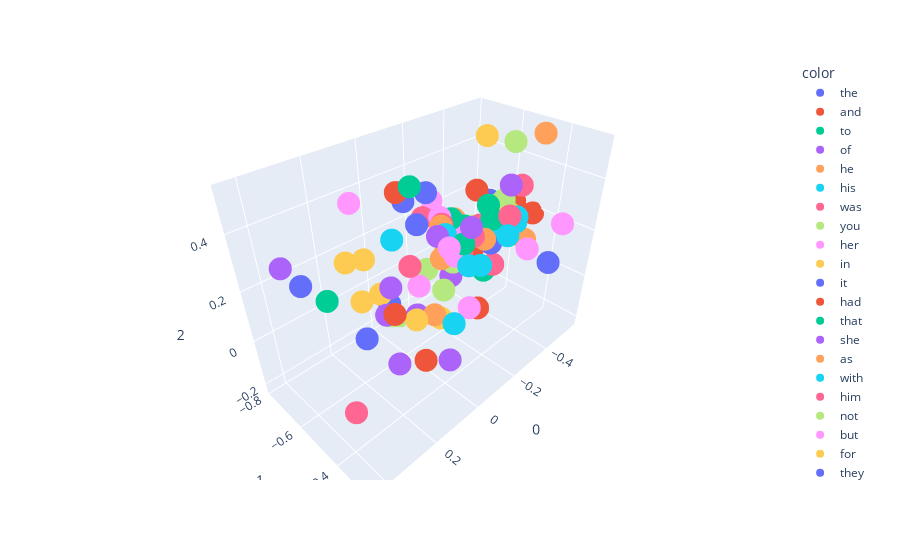

The code cell stored with this chart in its notebook:
### Code cell
pca_1 = PCA(n_components=3)
X_1 = pca_1.fit_transform(model.wv.get_normed_vectors())
import plotly.express as px
fig = px.scatter_3d(X_1[:100], x = 0, y = 1, z = 2, color=model.wv.index_to_key[:100])
fig.show()

### Figure 1 — Plotly figure (JSON) as saved in the notebook; plotly's stock layout.template omitted (floating-point values rounded to 4 significant figures)
{"data": [{"hovertemplate": "color=the<br>0=%{x}<br>1=%{y}<br>2=%{z}<extra></extra>", "legendgroup": "the", "marker": {"color": "#636efa", "symbol": "circle"}, "mode": "markers", "name": "the", "scene": "scene", "showlegend": true, "type": "scatter3d", "x": [0.1742], "y": [-0.6023], "z": [-0.0488]}, {"hovertemplate": "color=and<br>0=%{x}<br>1=%{y}<br>2=%{z}<extra></extra>", "legendgroup": "and", "marker": {"color": "#EF553B", "symbol": "circle"}, "mode": "markers", "name": "and", "scene": "scene", "showlegend": true, "type": "scatter3d", "x": [0.1571], "y": [-0.3343], "z": [0.0294]}, {"hovertemplate": "color=to<br>0=%{x}<br>1=%{y}<br>2=%{z}<extra></extra>", "legendgroup": "to", "marker": {"color": "#00cc96", "symbol": "circle"}, "mode": "markers", "name": "to", "scene": "scene", "showlegend": true, "type": "scatter3d", "x": [-0.2724], "y": [-0.578], "z": [0.2165]}, {"hovertemplate": "color=of<br>0=%{x}<br>1=%{y}<br>2=%{z}<extra></extra>", "legendgroup": "of", "marker": {"color": "#ab63fa", "symbol": "circle"}, "mode": "markers", "name": "of", "scene": "scene", "showlegend": true, "type": "scatter3d", "x": [0.006361], "y": [-0.3745], "z": [-0.1054]}, {"hovertemplate": "color=he<br>0=%{x}<br>1=%{y}<br>2=%{z}<extra></extra>", "legendgroup": "he", "marker": {"color": "#FFA15A", "symbol": "circle"}, "mode": "markers", "name": "he", "scene": "scene", "showlegend": true, "type": "scatter3d", "x": [-0.1098], "y": [-0.5362], "z": [0.2999]}, {"hovertemplate": "color=his<br>0=%{x}<br>1=%{y}<br>2=%{z}<extra></extra>", "legendgroup": "his", "marker": {"color": "#19d3f3", "symbol": "circle"}, "mode": "markers", "name": "his", "scene": "scene", "showlegend": true, "type": "scatter3d", "x": [0.03736], "y": [-0.2866], "z": [0.3391]}, {"hovertemplate": "color=was<br>0=%{x}<br>1=%{y}<br>2=%{z}<extra></extra>", "legendgroup": "was", "marker": {"color": "#FF6692", "symbol": "circle"}, "mode": "markers", "name": "was", "scene": "scene", "showlegend": true, "type": "scatter3d", "x": [-0.09807], "y": [-0.3885], "z": [0.3292]}, {"hovertemplate": "color=you<br>0=%{x}<br>1=%{y}<br>2=%{z}<extra></extra>", "legendgroup": "you", "marker": {"color": "#B6E880", "symbol": "circle"}, "mode": "markers", "name": "you", "scene": "scene", "showlegend": true, "type": "scatter3d", "x": [-0.5417], "y": [-0.6144], "z": [0.1715]}, {"hovertemplate": "color=her<br>0=%{x}<br>1=%{y}<br>2=%{z}<extra></extra>", "legendgroup": "her", "marker": {"color": "#FF97FF", "symbol": "circle"}, "mode": "markers", "name": "her", "scene": "scene", "showlegend": true, "type": "scatter3d", "x": [0.006536], "y": [-0.3893], "z": [0.3361]}, {"hovertemplate": "color=in<br>0=%{x}<br>1=%{y}<br>2=%{z}<extra></extra>", "legendgroup": "in", "marker": {"color": "#FECB52", "symbol": "circle"}, "mode": "markers", "name": "in", "scene": "scene", "showlegend": true, "type": "scatter3d", "x": [0.09362], "y": [-0.4406], "z": [0.0848]}, {"hovertemplate": "color=it<br>0=%{x}<br>1=%{y}<br>2=%{z}<extra></extra>", "legendgroup": "it", "marker": {"color": "#636efa", "symbol": "circle"}, "mode": "markers", "name": "it", "scene": "scene", "showlegend": true, "type": "scatter3d", "x": [-0.08768], "y": [-0.6272], "z": [0.277]}, {"hovertemplate": "color=had<br>0=%{x}<br>1=%{y}<br>2=%{z}<extra></extra>", "legendgroup": "had", "marker": {"color": "#EF553B", "symbol": "circle"}, "mode": "markers", "name": "had", "scene": "scene", "showlegend": true, "type": "scatter3d", "x": [-0.1251], "y": [-0.5144], "z": [0.1946]}, {"hovertemplate": "color=that<br>0=%{x}<br>1=%{y}<br>2=%{z}<extra></extra>", "legendgroup": "that", "marker": {"color": "#00cc96", "symbol": "circle"}, "mode": "markers", "name": "that", "scene": "scene", "showlegend": true, "type": "scatter3d", "x": [-0.3059], "y": [-0.604], "z": [0.1301]}, {"hovertemplate": "color=she<br>0=%{x}<br>1=%{y}<br>2=%{z}<extra></extra>", "legendgroup": "she", "marker": {"color": "#ab63fa", "symbol": "circle"}, "mode": "markers", "name": "she", "scene": "scene", "showlegend": true, "type": "scatter3d", "x": [-0.06224], "y": [-0.5042], "z": [0.2956]}, {"hovertemplate": "color=as<br>0=%{x}<br>1=%{y}<br>2=%{z}<extra></extra>", "legendgroup": "as", "marker": {"color": "#FFA15A", "symbol": "circle"}, "mode": "markers", "name": "as", "scene": "scene", "showlegend": true, "type": "scatter3d", "x": [-0.02364], "y": [-0.449], "z": [0.2562]}, {"hovertemplate": "color=with<br>0=%{x}<br>1=%{y}<br>2=%{z}<extra></extra>", "legendgroup": "with", "marker": {"color": "#19d3f3", "symbol": "circle"}, "mode": "markers", "name": "with", "scene": "scene", "showlegend": true, "type": "scatter3d", "x": [0.1162], "y": [-0.2628], "z": [0.1937]}, {"hovertemplate": "color=him<br>0=%{x}<br>1=%{y}<br>2=%{z}<extra></extra>", "legendgroup": "him", "marker": {"color": "#FF6692", "symbol": "circle"}, "mode": "markers", "name": "him", "scene": "scene", "showlegend": true, "type": "scatter3d", "x": [-0.1206], "y": [-0.5424], "z": [0.3001]}, {"hovertemplate": "color=not<br>0=%{x}<br>1=%{y}<br>2=%{z}<extra></extra>", "legendgroup": "not", "marker": {"color": "#B6E880", "symbol": "circle"}, "mode": "markers", "name": "not", "scene": "scene", "showlegend": true, "type": "scatter3d", "x": [-0.4416], "y": [-0.5755], "z": [0.2365]}, {"hovertemplate": "color=but<br>0=%{x}<br>1=%{y}<br>2=%{z}<extra></extra>", "legendgroup": "but", "marker": {"color": "#FF97FF", "symbol": "circle"}, "mode": "markers", "name": "but", "scene": "scene", "showlegend": true, "type": "scatter3d", "x": [-0.2372], "y": [-0.5833], "z": [0.1934]}, {"hovertemplate": "color=for<br>0=%{x}<br>1=%{y}<br>2=%{z}<extra></extra>", "legendgroup": "for", "marker": {"color": "#FECB52", "symbol": "circle"}, "mode": "markers", "name": "for", "scene": "scene", "showlegend": true, "type": "scatter3d", "x": [-0.4308], "y": [-0.5364], "z": [0.1988]}, {"hovertemplate": "color=they<br>0=%{x}<br>1=%{y}<br>2=%{z}<extra></extra>", "legendgroup": "they", "marker": {"color": "#636efa", "symbol": "circle"}, "mode": "markers", "name": "they", "scene": "scene", "showlegend": true, "type": "scatter3d", "x": [-0.01595], "y": [-0.7066], "z": [-0.06801]}, {"hovertemplate": "color=is<br>0=%{x}<br>1=%{y}<br>2=%{z}<extra></extra>", "legendgroup": "is", "marker": {"color": "#EF553B", "symbol": "circle"}, "mode": "markers", "name": "is", "scene": "scene", "showlegend": true, "type": "scatter3d", "x": [-0.5684], "y": [-0.4924], "z": [0.1869]}, {"hovertemplate": "color=at<br>0=%{x}<br>1=%{y}<br>2=%{z}<extra></extra>", "legendgroup": "at", "marker": {"color": "#00cc96", "symbol": "circle"}, "mode": "markers", "name": "at", "scene": "scene", "showlegend": true, "type": "scatter3d", "x": [-0.0496], "y": [-0.3833], "z": [0.3275]}, {"hovertemplate": "color=on<br>0=%{x}<br>1=%{y}<br>2=%{z}<extra></extra>", "legendgroup": "on", "marker": {"color": "#ab63fa", "symbol": "circle"}, "mode": "markers", "name": "on", "scene": "scene", "showlegend": true, "type": "scatter3d", "x": [0.1804], "y": [-0.4517], "z": [0.2514]}, {"hovertemplate": "color=said<br>0=%{x}<br>1=%{y}<br>2=%{z}<extra></extra>", "legendgroup": "said", "marker": {"color": "#FFA15A", "symbol": "circle"}, "mode": "markers", "name": "said", "scene": "scene", "showlegend": true, "type": "scatter3d", "x": [-0.5422], "y": [-0.4626], "z": [0.5152]}, {"hovertemplate": "color=my<br>0=%{x}<br>1=%{y}<br>2=%{z}<extra></extra>", "legendgroup": "my", "marker": {"color": "#19d3f3", "symbol": "circle"}, "mode": "markers", "name": "my", "scene": "scene", "showlegend": true, "type": "scatter3d", "x": [-0.4833], "y": [-0.5034], "z": [0.1992]}, {"hovertemplate": "color=have<br>0=%{x}<br>1=%{y}<br>2=%{z}<extra></extra>", "legendgroup": "have", "marker": {"color": "#FF6692", "symbol": "circle"}, "mode": "markers", "name": "have", "scene": "scene", "showlegend": true, "type": "scatter3d", "x": [-0.4066], "y": [-0.6166], "z": [0.149]}, {"hovertemplate": "color=be<br>0=%{x}<br>1=%{y}<br>2=%{z}<extra></extra>", "legendgroup": "be", "marker": {"color": "#B6E880", "symbol": "circle"}, "mode": "markers", "name": "be", "scene": "scene", "showlegend": true, "type": "scatter3d", "x": [-0.3934], "y": [-0.6423], "z": [0.1387]}, {"hovertemplate": "color=lord<br>0=%{x}<br>1=%{y}<br>2=%{z}<extra></extra>", "legendgroup": "lord", "marker": {"color": "#FF97FF", "symbol": "circle"}, "mode": "markers", "name": "lord", "scene": "scene", "showlegend": true, "type": "scatter3d", "x": [-0.4695], "y": [-0.4326], "z": [0.09569]}, {"hovertemplate": "color=them<br>0=%{x}<br>1=%{y}<br>2=%{z}<extra></extra>", "legendgroup": "them", "marker": {"color": "#FECB52", "symbol": "circle"}, "mode": "markers", "name": "them", "scene": "scene", "showlegend": true, "type": "scatter3d", "x": [0.0175], "y": [-0.714], "z": [-0.005619]}, {"hovertemplate": "color=no<br>0=%{x}<br>1=%{y}<br>2=%{z}<extra></extra>", "legendgroup": "no", "marker": {"color": "#636efa", "symbol": "circle"}, "mode": "markers", "name": "no", "scene": "scene", "showlegend": true, "type": "scatter3d", "x": [-0.3838], "y": [-0.5403], "z": [0.1116]}, {"hovertemplate": "color=from<br>0=%{x}<br>1=%{y}<br>2=%{z}<extra></extra>", "legendgroup": "from", "marker": {"color": "#EF553B", "symbol": "circle"}, "mode": "markers", "name": "from", "scene": "scene", "showlegend": true, "type": "scatter3d", "x": [0.1855], "y": [-0.4333], "z": [0.1666]}, {"hovertemplate": "color=would<br>0=%{x}<br>1=%{y}<br>2=%{z}<extra></extra>", "legendgroup": "would", "marker": {"color": "#00cc96", "symbol": "circle"}, "mode": "markers", "name": "would", "scene": "scene", "showlegend": true, "type": "scatter3d", "x": [-0.3827], "y": [-0.5621], "z": [0.2635]}, {"hovertemplate": "color=were<br>0=%{x}<br>1=%{y}<br>2=%{z}<extra></extra>", "legendgroup": "were", "marker": {"color": "#ab63fa", "symbol": "circle"}, "mode": "markers", "name": "were", "scene": "scene", "showlegend": true, "type": "scatter3d", "x": [0.03135], "y": [-0.5043], "z": [0.02994]}, {"hovertemplate": "color=me<br>0=%{x}<br>1=%{y}<br>2=%{z}<extra></extra>", "legendgroup": "me", "marker": {"color": "#FFA15A", "symbol": "circle"}, "mode": "markers", "name": "me", "scene": "scene", "showlegend": true, "type": "scatter3d", "x": [-0.503], "y": [-0.5818], "z": [0.2158]}, {"hovertemplate": "color=your<br>0=%{x}<br>1=%{y}<br>2=%{z}<extra></extra>", "legendgroup": "your", "marker": {"color": "#19d3f3", "symbol": "circle"}, "mode": "markers", "name": "your", "scene": "scene", "showlegend": true, "type": "scatter3d", "x": [-0.4543], "y": [-0.4863], "z": [0.1956]}, {"hovertemplate": "color=one<br>0=%{x}<br>1=%{y}<br>2=%{z}<extra></extra>", "legendgroup": "one", "marker": {"color": "#FF6692", "symbol": "circle"}, "mode": "markers", "name": "one", "scene": "scene", "showlegend": true, "type": "scatter3d", "x": [-0.03006], "y": [-0.6024], "z": [0.1483]}, {"hovertemplate": "color=all<br>0=%{x}<br>1=%{y}<br>2=%{z}<extra></extra>", "legendgroup": "all", "marker": {"color": "#B6E880", "symbol": "circle"}, "mode": "markers", "name": "all", "scene": "scene", "showlegend": true, "type": "scatter3d", "x": [-0.1971], "y": [-0.6932], "z": [0.00779]}, {"hovertemplate": "color=when<br>0=%{x}<br>1=%{y}<br>2=%{z}<extra></extra>", "legendgroup": "when", "marker": {"color": "#FF97FF", "symbol": "circle"}, "mode": "markers", "name": "when", "scene": "scene", "showlegend": true, "type": "scatter3d", "x": [-0.1305], "y": [-0.5614], "z": [0.3143]}, {"hovertemplate": "color=will<br>0=%{x}<br>1=%{y}<br>2=%{z}<extra></extra>", "legendgroup": "will", "marker": {"color": "#FECB52", "symbol": "circle"}, "mode": "markers", "name": "will", "scene": "scene", "showlegend": true, "type": "scatter3d", "x": [-0.483], "y": [-0.5371], "z": [0.2015]}, {"hovertemplate": "color=ser<br>0=%{x}<br>1=%{y}<br>2=%{z}<extra></extra>", "legendgroup": "ser", "marker": {"color": "#636efa", "symbol": "circle"}, "mode": "markers", "name": "ser", "scene": "scene", "showlegend": true, "type": "scatter3d", "x": [-0.3771], "y": [-0.2841], "z": [0.1505]}, {"hovertemplate": "color=if<br>0=%{x}<br>1=%{y}<br>2=%{z}<extra></extra>", "legendgroup": "if", "marker": {"color": "#EF553B", "symbol": "circle"}, "mode": "markers", "name": "if", "scene": "scene", "showlegend": true, "type": "scatter3d", "x": [-0.4027], "y": [-0.6365], "z": [0.2905]}, {"hovertemplate": "color=so<br>0=%{x}<br>1=%{y}<br>2=%{z}<extra></extra>", "legendgroup": "so", "marker": {"color": "#00cc96", "symbol": "circle"}, "mode": "markers", "name": "so", "scene": "scene", "showlegend": true, "type": "scatter3d", "x": [-0.1837], "y": [-0.5607], "z": [0.288]}, {"hovertemplate": "color=their<br>0=%{x}<br>1=%{y}<br>2=%{z}<extra></extra>", "legendgroup": "their", "marker": {"color": "#ab63fa", "symbol": "circle"}, "mode": "markers", "name": "their", "scene": "scene", "showlegend": true, "type": "scatter3d", "x": [0.08329], "y": [-0.5465], "z": [-0.1936]}, {"hovertemplate": "color=we<br>0=%{x}<br>1=%{y}<br>2=%{z}<extra></extra>", "legendgroup": "we", "marker": {"color": "#FFA15A", "symbol": "circle"}, "mode": "markers", "name": "we", "scene": "scene", "showlegend": true, "type": "scatter3d", "x": [-0.3541], "y": [-0.7445], "z": [-0.01214]}, {"hovertemplate": "color=could<br>0=%{x}<br>1=%{y}<br>2=%{z}<extra></extra>", "legendgroup": "could", "marker": {"color": "#19d3f3", "symbol": "circle"}, "mode": "markers", "name": "could", "scene": "scene", "showlegend": true, "type": "scatter3d", "x": [-0.0897], "y": [-0.4968], "z": [0.2939]}, {"hovertemplate": "color=are<br>0=%{x}<br>1=%{y}<br>2=%{z}<extra></extra>", "legendgroup": "are", "marker": {"color": "#FF6692", "symbol": "circle"}, "mode": "markers", "name": "are", "scene": "scene", "showlegend": true, "type": "scatter3d", "x": [-0.4073], "y": [-0.54], "z": [0.003729]}, {"hovertemplate": "color=man<br>0=%{x}<br>1=%{y}<br>2=%{z}<extra></extra>", "legendgroup": "man", "marker": {"color": "#B6E880", "symbol": "circle"}, "mode": "markers", "name": "man", "scene": "scene", "showlegend": true, "type": "scatter3d", "x": [-0.1264], "y": [-0.4938], "z": [0.1719]}, {"hovertemplate": "color=there<br>0=%{x}<br>1=%{y}<br>2=%{z}<extra></extra>", "legendgroup": "there", "marker": {"color": "#FF97FF", "symbol": "circle"}, "mode": "markers", "name": "there", "scene": "scene", "showlegend": true, "type": "scatter3d", "x": [-0.08861], "y": [-0.6222], "z": [0.02339]}, {"hovertemplate": "color=this<br>0=%{x}<br>1=%{y}<br>2=%{z}<extra></extra>", "legendgroup": "this", "marker": {"color": "#FECB52", "symbol": "circle"}, "mode": "markers", "name": "this", "scene": "scene", "showlegend": true, "type": "scatter3d", "x": [-0.4146], "y": [-0.6229], "z": [0.1351]}, {"hovertemplate": "color=up<br>0=%{x}<br>1=%{y}<br>2=%{z}<extra></extra>", "legendgroup": "up", "marker": {"color": "#636efa", "symbol": "circle"}, "mode": "markers", "name": "up", "scene": "scene", "showlegend": true, "type": "scatter3d", "x": [0.3993], "y": [-0.5592], "z": [0.3158]}, {"hovertemplate": "color=been<br>0=%{x}<br>1=%{y}<br>2=%{z}<extra></extra>", "legendgroup": "been", "marker": {"color": "#EF553B", "symbol": "circle"}, "mode": "markers", "name": "been", "scene": "scene", "showlegend": true, "type": "scatter3d", "x": [-0.1641], "y": [-0.5373], "z": [0.1587]}, {"hovertemplate": "color=what<br>0=%{x}<br>1=%{y}<br>2=%{z}<extra></extra>", "legendgroup": "what", "marker": {"color": "#00cc96", "symbol": "circle"}, "mode": "markers", "name": "what", "scene": "scene", "showlegend": true, "type": "scatter3d", "x": [-0.3746], "y": [-0.6061], "z": [0.1411]}, {"hovertemplate": "color=did<br>0=%{x}<br>1=%{y}<br>2=%{z}<extra></extra>", "legendgroup": "did", "marker": {"color": "#ab63fa", "symbol": "circle"}, "mode": "markers", "name": "did", "scene": "scene", "showlegend": true, "type": "scatter3d", "x": [-0.3588], "y": [-0.4538], "z": [0.3882]}, {"hovertemplate": "color=by<br>0=%{x}<br>1=%{y}<br>2=%{z}<extra></extra>", "legendgroup": "by", "marker": {"color": "#FFA15A", "symbol": "circle"}, "mode": "markers", "name": "by", "scene": "scene", "showlegend": true, "type": "scatter3d", "x": [-0.004843], "y": [-0.4593], "z": [0.03567]}, {"hovertemplate": "color=king<br>0=%{x}<br>1=%{y}<br>2=%{z}<extra></extra>", "legendgroup": "king", "marker": {"color": "#19d3f3", "symbol": "circle"}, "mode": "markers", "name": "king", "scene": "scene", "showlegend": true, "type": "scatter3d", "x": [-0.3923], "y": [-0.6557], "z": [0.07427]}, {"hovertemplate": "color=do<br>0=%{x}<br>1=%{y}<br>2=%{z}<extra></extra>", "legendgroup": "do", "marker": {"color": "#FF6692", "symbol": "circle"}, "mode": "markers", "name": "do", "scene": "scene", "showlegend": true, "type": "scatter3d", "x": [-0.5489], "y": [-0.5399], "z": [0.2936]}, {"hovertemplate": "color=men<br>0=%{x}<br>1=%{y}<br>2=%{z}<extra></extra>", "legendgroup": "men", "marker": {"color": "#B6E880", "symbol": "circle"}, "mode": "markers", "name": "men", "scene": "scene", "showlegend": true, "type": "scatter3d", "x": [-0.08373], "y": [-0.7639], "z": [-0.2203]}, {"hovertemplate": "color=back<br>0=%{x}<br>1=%{y}<br>2=%{z}<extra></extra>", "legendgroup": "back", "marker": {"color": "#FF97FF", "symbol": "circle"}, "mode": "markers", "name": "back", "scene": "scene", "showlegend": true, "type": "scatter3d", "x": [0.1839], "y": [-0.6108], "z": [0.4636]}, {"hovertemplate": "color=out<br>0=%{x}<br>1=%{y}<br>2=%{z}<extra></extra>", "legendgroup": "out", "marker": {"color": "#FECB52", "symbol": "circle"}, "mode": "markers", "name": "out", "scene": "scene", "showlegend": true, "type": "scatter3d", "x": [0.2488], "y": [-0.5645], "z": [0.316]}, {"hovertemplate": "color=more<br>0=%{x}<br>1=%{y}<br>2=%{z}<extra></extra>", "legendgroup": "more", "marker": {"color": "#636efa", "symbol": "circle"}, "mode": "markers", "name": "more", "scene": "scene", "showlegend": true, "type": "scatter3d", "x": [-0.2361], "y": [-0.5927], "z": [0.05999]}, {"hovertemplate": "color=or<br>0=%{x}<br>1=%{y}<br>2=%{z}<extra></extra>", "legendgroup": "or", "marker": {"color": "#EF553B", "symbol": "circle"}, "mode": "markers", "name": "or", "scene": "scene", "showlegend": true, "type": "scatter3d", "x": [-0.3301], "y": [-0.5837], "z": [0.08724]}, {"hovertemplate": "color=who<br>0=%{x}<br>1=%{y}<br>2=%{z}<extra></extra>", "legendgroup": "who", "marker": {"color": "#00cc96", "symbol": "circle"}, "mode": "markers", "name": "who", "scene": "scene", "showlegend": true, "type": "scatter3d", "x": [-0.4179], "y": [-0.5925], "z": [-0.05623]}, {"hovertemplate": "color=down<br>0=%{x}<br>1=%{y}<br>2=%{z}<extra></extra>", "legendgroup": "down", "marker": {"color": "#ab63fa", "symbol": "circle"}, "mode": "markers", "name": "down", "scene": "scene", "showlegend": true, "type": "scatter3d", "x": [0.4374], "y": [-0.5749], "z": [0.3846]}, {"hovertemplate": "color=well<br>0=%{x}<br>1=%{y}<br>2=%{z}<extra></extra>", "legendgroup": "well", "marker": {"color": "#FFA15A", "symbol": "circle"}, "mode": "markers", "name": "well", "scene": "scene", "showlegend": true, "type": "scatter3d", "x": [-0.3473], "y": [-0.6039], "z": [0.08376]}, {"hovertemplate": "color=than<br>0=%{x}<br>1=%{y}<br>2=%{z}<extra></extra>", "legendgroup": "than", "marker": {"color": "#19d3f3", "symbol": "circle"}, "mode": "markers", "name": "than", "scene": "scene", "showlegend": true, "type": "scatter3d", "x": [-0.1971], "y": [-0.4324], "z": [0.1541]}, {"hovertemplate": "color=only<br>0=%{x}<br>1=%{y}<br>2=%{z}<extra></extra>", "legendgroup": "only", "marker": {"color": "#FF6692", "symbol": "circle"}, "mode": "markers", "name": "only", "scene": "scene", "showlegend": true, "type": "scatter3d", "x": [-0.2825], "y": [-0.5944], "z": [0.08652]}, {"hovertemplate": "color=like<br>0=%{x}<br>1=%{y}<br>2=%{z}<extra></extra>", "legendgroup": "like", "marker": {"color": "#B6E880", "symbol": "circle"}, "mode": "markers", "name": "like", "scene": "scene", "showlegend": true, "type": "scatter3d", "x": [0.07662], "y": [-0.3422], "z": [0.2467]}, {"hovertemplate": "color=jon<br>0=%{x}<br>1=%{y}<br>2=%{z}<extra></extra>", "legendgroup": "jon", "marker": {"color": "#FF97FF", "symbol": "circle"}, "mode": "markers", "name": "jon", "scene": "scene", "showlegend": true, "type": "scatter3d", "x": [-0.04863], "y": [-0.4145], "z": [0.2695]}, {"hovertemplate": "color=some<br>0=%{x}<br>1=%{y}<br>2=%{z}<extra></extra>", "legendgroup": "some", "marker": {"color": "#FECB52", "symbol": "circle"}, "mode": "markers", "name": "some", "scene": "scene", "showlegend": true, "type": "scatter3d", "x": [-0.1404], "y": [-0.5618], "z": [-0.1223]}, {"hovertemplate": "color=father<br>0=%{x}<br>1=%{y}<br>2=%{z}<extra></extra>", "legendgroup": "father", "marker": {"color": "#636efa", "symbol": "circle"}, "mode": "markers", "name": "father", "scene": "scene", "showlegend": true, "type": "scatter3d", "x": [-0.4829], "y": [-0.6361], "z": [0.2202]}, {"hovertemplate": "color=old<br>0=%{x}<br>1=%{y}<br>2=%{z}<extra></extra>", "legendgroup": "old", "marker": {"color": "#EF553B", "symbol": "circle"}, "mode": "markers", "name": "old", "scene": "scene", "showlegend": true, "type": "scatter3d", "x": [-0.158], "y": [-0.4024], "z": [0.009048]}, {"hovertemplate": "color=hand<br>0=%{x}<br>1=%{y}<br>2=%{z}<extra></extra>", "legendgroup": "hand", "marker": {"color": "#00cc96", "symbol": "circle"}, "mode": "markers", "name": "hand", "scene": "scene", "showlegend": true, "type": "scatter3d", "x": [0.05165], "y": [-0.5029], "z": [0.5062]}, {"hovertemplate": "color=even<br>0=%{x}<br>1=%{y}<br>2=%{z}<extra></extra>", "legendgroup": "even", "marker": {"color": "#ab63fa", "symbol": "circle"}, "mode": "markers", "name": "even", "scene": "scene", "showlegend": true, "type": "scatter3d", "x": [-0.1734], "y": [-0.5452], "z": [0.06511]}, {"hovertemplate": "color=too<br>0=%{x}<br>1=%{y}<br>2=%{z}<extra></extra>", "legendgroup": "too", "marker": {"color": "#FFA15A", "symbol": "circle"}, "mode": "markers", "name": "too", "scene": "scene", "showlegend": true, "type": "scatter3d", "x": [-0.2466], "y": [-0.4622], "z": [0.2232]}, {"hovertemplate": "color=tyrion<br>0=%{x}<br>1=%{y}<br>2=%{z}<extra></extra>", "legendgroup": "tyrion", "marker": {"color": "#19d3f3", "symbol": "circle"}, "mode": "markers", "name": "tyrion", "scene": "scene", "showlegend": true, "type": "scatter3d", "x": [-0.1431], "y": [-0.2956], "z": [0.3531]}, {"hovertemplate": "color=before<br>0=%{x}<br>1=%{y}<br>2=%{z}<extra></extra>", "legendgroup": "before", "marker": {"color": "#FF6692", "symbol": "circle"}, "mode": "markers", "name": "before", "scene": "scene", "showlegend": true, "type": "scatter3d", "x": [-0.1336], "y": [-0.6469], "z": [0.2775]}, {"hovertemplate": "color=never<br>0=%{x}<br>1=%{y}<br>2=%{z}<extra></extra>", "legendgroup": "never", "marker": {"color": "#B6E880", "symbol": "circle"}, "mode": "markers", "name": "never", "scene": "scene", "showlegend": true, "type": "scatter3d", "x": [-0.4708], "y": [-0.5596], "z": [0.2545]}, {"hovertemplate": "color=an<br>0=%{x}<br>1=%{y}<br>2=%{z}<extra></extra>", "legendgroup": "an", "marker": {"color": "#FF97FF", "symbol": "circle"}, "mode": "markers", "name": "an", "scene": "scene", "showlegend": true, "type": "scatter3d", "x": [-0.04455], "y": [-0.3453], "z": [0.1093]}, {"hovertemplate": "color=off<br>0=%{x}<br>1=%{y}<br>2=%{z}<extra></extra>", "legendgroup": "off", "marker": {"color": "#FECB52", "symbol": "circle"}, "mode": "markers", "name": "off", "scene": "scene", "showlegend": true, "type": "scatter3d", "x": [0.3015], "y": [-0.4015], "z": [0.43]}, {"hovertemplate": "color=see<br>0=%{x}<br>1=%{y}<br>2=%{z}<extra></extra>", "legendgroup": "see", "marker": {"color": "#636efa", "symbol": "circle"}, "mode": "markers", "name": "see", "scene": "scene", "showlegend": true, "type": "scatter3d", "x": [-0.1349], "y": [-0.6318], "z": [0.3765]}, {"hovertemplate": "color=know<br>0=%{x}<br>1=%{y}<br>2=%{z}<extra></extra>", "legendgroup": "know", "marker": {"color": "#EF553B", "symbol": "circle"}, "mode": "markers", "name": "know", "scene": "scene", "showlegend": true, "type": "scatter3d", "x": [-0.551], "y": [-0.5681], "z": [0.2162]}, {"hovertemplate": "color=into<br>0=%{x}<br>1=%{y}<br>2=%{z}<extra></extra>", "legendgroup": "into", "marker": {"color": "#00cc96", "symbol": "circle"}, "mode": "markers", "name": "into", "scene": "scene", "showlegend": true, "type": "scatter3d", "x": [0.4276], "y": [-0.3859], "z": [0.38]}, {"hovertemplate": "color=made<br>0=%{x}<br>1=%{y}<br>2=%{z}<extra></extra>", "legendgroup": "made", "marker": {"color": "#ab63fa", "symbol": "circle"}, "mode": "markers", "name": "made", "scene": "scene", "showlegend": true, "type": "scatter3d", "x": [-0.03922], "y": [-0.3479], "z": [0.4025]}, {"hovertemplate": "color=now<br>0=%{x}<br>1=%{y}<br>2=%{z}<extra></extra>", "legendgroup": "now", "marker": {"color": "#FFA15A", "symbol": "circle"}, "mode": "markers", "name": "now", "scene": "scene", "showlegend": true, "type": "scatter3d", "x": [-0.3222], "y": [-0.6722], "z": [0.1876]}, {"hovertemplate": "color=eyes<br>0=%{x}<br>1=%{y}<br>2=%{z}<extra></extra>", "legendgroup": "eyes", "marker": {"color": "#19d3f3", "symbol": "circle"}, "mode": "markers", "name": "eyes", "scene": "scene", "showlegend": true, "type": "scatter3d", "x": [0.1595], "y": [-0.4612], "z": [0.3982]}, {"hovertemplate": "color=black<br>0=%{x}<br>1=%{y}<br>2=%{z}<extra></extra>", "legendgroup": "black", "marker": {"color": "#FF6692", "symbol": "circle"}, "mode": "markers", "name": "black", "scene": "scene", "showlegend": true, "type": "scatter3d", "x": [0.3895], "y": [-0.3842], "z": [-0.05181]}, {"hovertemplate": "color=told<br>0=%{x}<br>1=%{y}<br>2=%{z}<extra></extra>", "legendgroup": "told", "marker": {"color": "#B6E880", "symbol": "circle"}, "mode": "markers", "name": "told", "scene": "scene", "showlegend": true, "type": "scatter3d", "x": [-0.4702], "y": [-0.5315], "z": [0.4866]}, {"hovertemplate": "color=lady<br>0=%{x}<br>1=%{y}<br>2=%{z}<extra></extra>", "legendgroup": "lady", "marker": {"color": "#FF97FF", "symbol": "circle"}, "mode": "markers", "name": "lady", "scene": "scene", "showlegend": true, "type": "scatter3d", "x": [-0.5387], "y": [-0.3429], "z": [0.2123]}, {"hovertemplate": "color=thought<br>0=%{x}<br>1=%{y}<br>2=%{z}<extra></extra>", "legendgroup": "thought", "marker": {"color": "#FECB52", "symbol": "circle"}, "mode": "markers", "name": "thought", "scene": "scene", "showlegend": true, "type": "scatter3d", "x": [-0.3599], "y": [-0.5694], "z": [0.5265]}, {"hovertemplate": "color=time<br>0=%{x}<br>1=%{y}<br>2=%{z}<extra></extra>", "legendgroup": "time", "marker": {"color": "#636efa", "symbol": "circle"}, "mode": "markers", "name": "time", "scene": "scene", "showlegend": true, "type": "scatter3d", "x": [-0.08303], "y": [-0.6865], "z": [0.3428]}, {"hovertemplate": "color=then<br>0=%{x}<br>1=%{y}<br>2=%{z}<extra></extra>", "legendgroup": "then", "marker": {"color": "#EF553B", "symbol": "circle"}, "mode": "markers", "name": "then", "scene": "scene", "showlegend": true, "type": "scatter3d", "x": [0.08115], "y": [-0.5289], "z": [0.4897]}, {"hovertemplate": "color=how<br>0=%{x}<br>1=%{y}<br>2=%{z}<extra></extra>", "legendgroup": "how", "marker": {"color": "#00cc96", "symbol": "circle"}, "mode": "markers", "name": "how", "scene": "scene", "showlegend": true, "type": "scatter3d", "x": [-0.3782], "y": [-0.538], "z": [0.2174]}, {"hovertemplate": "color=long<br>0=%{x}<br>1=%{y}<br>2=%{z}<extra></extra>", "legendgroup": "long", "marker": {"color": "#ab63fa", "symbol": "circle"}, "mode": "markers", "name": "long", "scene": "scene", "showlegend": true, "type": "scatter3d", "x": [0.1496], "y": [-0.5187], "z": [0.09109]}, {"hovertemplate": "color=has<br>0=%{x}<br>1=%{y}<br>2=%{z}<extra></extra>", "legendgroup": "has", "marker": {"color": "#FFA15A", "symbol": "circle"}, "mode": "markers", "name": "has", "scene": "scene", "showlegend": true, "type": "scatter3d", "x": [-0.5256], "y": [-0.486], "z": [0.09024]}, {"hovertemplate": "color=can<br>0=%{x}<br>1=%{y}<br>2=%{z}<extra></extra>", "legendgroup": "can", "marker": {"color": "#19d3f3", "symbol": "circle"}, "mode": "markers", "name": "can", "scene": "scene", "showlegend": true, "type": "scatter3d", "x": [-0.3976], "y": [-0.5059], "z": [0.194]}, {"hovertemplate": "color=might<br>0=%{x}<br>1=%{y}<br>2=%{z}<extra></extra>", "legendgroup": "might", "marker": {"color": "#FF6692", "symbol": "circle"}, "mode": "markers", "name": "might", "scene": "scene", "showlegend": true, "type": "scatter3d", "x": [-0.3995], "y": [-0.4763], "z": [0.2462]}, {"hovertemplate": "color=us<br>0=%{x}<br>1=%{y}<br>2=%{z}<extra></extra>", "legendgroup": "us", "marker": {"color": "#B6E880", "symbol": "circle"}, "mode": "markers", "name": "us", "scene": "scene", "showlegend": true, "type": "scatter3d", "x": [-0.4494], "y": [-0.7436], "z": [-0.05034]}, {"hovertemplate": "color=come<br>0=%{x}<br>1=%{y}<br>2=%{z}<extra></extra>", "legendgroup": "come", "marker": {"color": "#FF97FF", "symbol": "circle"}, "mode": "markers", "name": "come", "scene": "scene", "showlegend": true, "type": "scatter3d", "x": [-0.3154], "y": [-0.7888], "z": [0.2226]}, {"hovertemplate": "color=where<br>0=%{x}<br>1=%{y}<br>2=%{z}<extra></extra>", "legendgroup": "where", "marker": {"color": "#FECB52", "symbol": "circle"}, "mode": "markers", "name": "where", "scene": "scene", "showlegend": true, "type": "scatter3d", "x": [0.1605], "y": [-0.6294], "z": [0.08783]}], "layout": {"legend": {"title": {"text": "color"}, "tracegroupgap": 0}, "margin": {"t": 60}, "scene": {"domain": {"x": [0, 1], "y": [0, 1]}, "xaxis": {"title": {"text": "0"}}, "yaxis": {"title": {"text": "1"}}, "zaxis": {"title": {"text": "2"}}}}}
